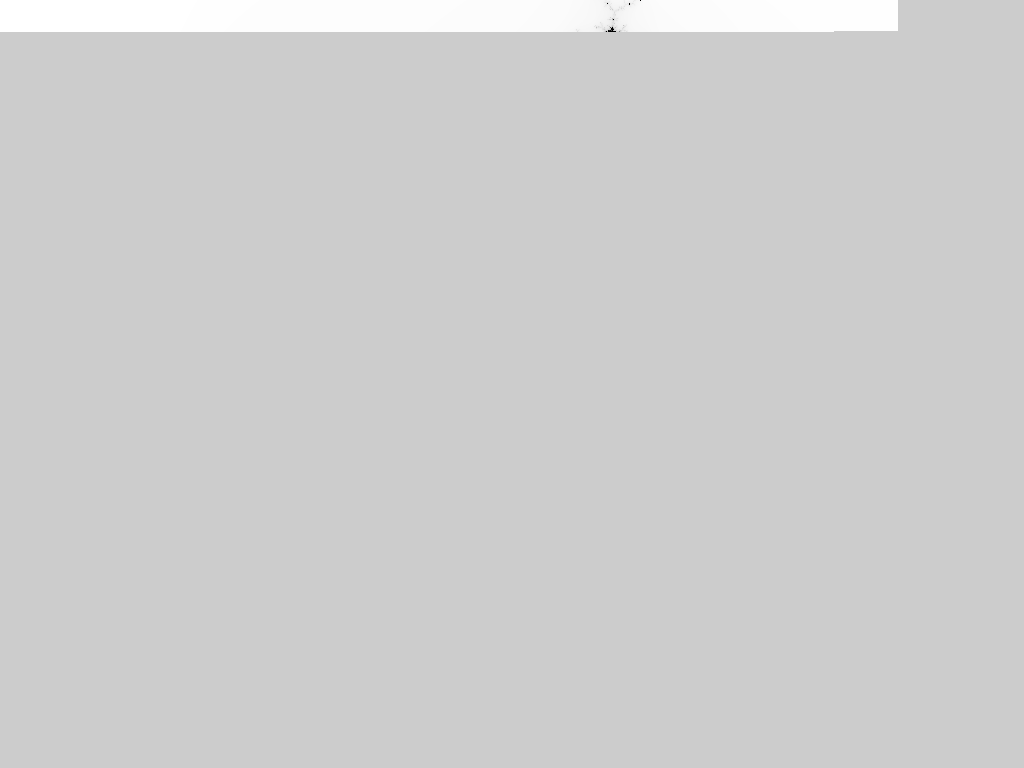
Frame 1 (no input)
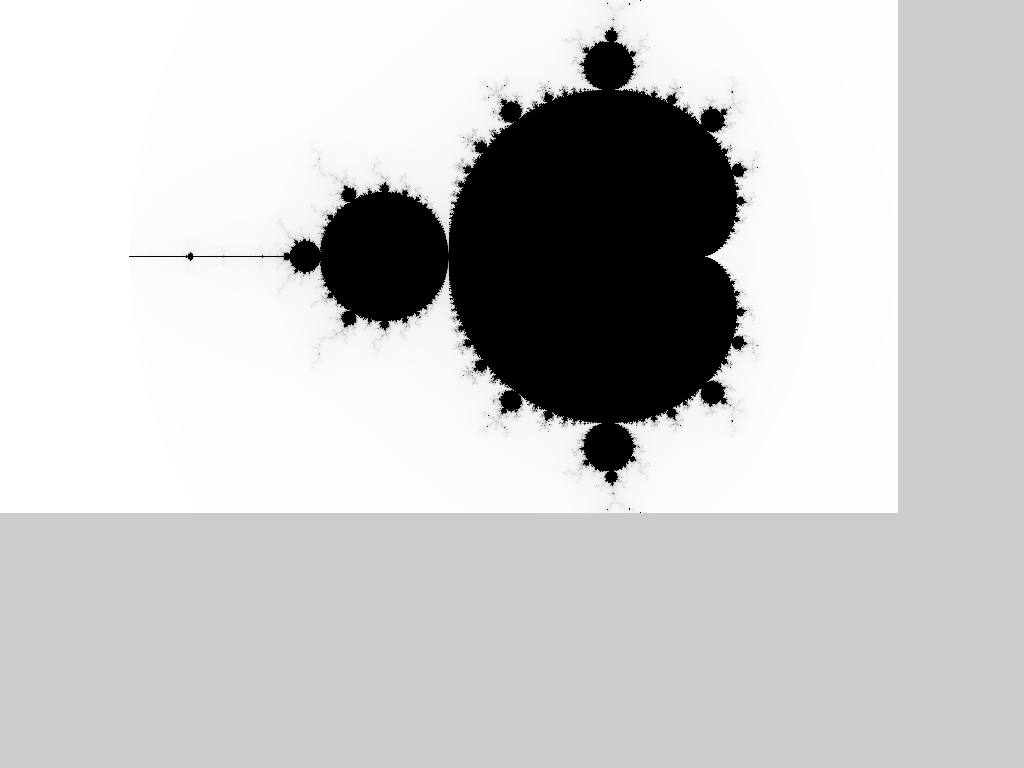
Frame 60 (the mouse pressed at the canvas centre just before this capture)
Frame 120 (the mouse held since frame 60 and released just before this capture): identical to frame 60, image omitted

The Processing sketch that drew these frames (run headless with seeded random() and noise(); from frame 60 on, the mouse is pressed at the canvas centre):

// Processing sketch: processing_162588
// ── processing_162588.pde

// Scale, pixel size, color contrast
final float fsc = 256, fsz = 1;
float sc = fsc, sz = fsz, cont = 1;

// Lower and Upper x and y bounds
float fxl, fxu, fyl, fyu;
float xl, xu, yl, yu;

// Constant real, constant imaginary, increment
final float fincr = 1/fsc;
float cr, ci, incr = fincr;

// Draws per second
float draws;

final long RNGesus = (long)random(10000);

int fractal = 0;
// 0 = mandelbrot
// 1 = julia
// 2 = julia test

boolean mouseJul = true;

void setup() {
  switch(fractal) {
  case 0:
    smand();
    break;
  case 1:
    sjul();
    break;
  case 2:
    sjul2();
    break;
  }
  // sets size
  // size(int(sc*sz*(xu-xl)), int(sc*sz*(yu-yl))));
  size(1024, 768);
  colorMode(HSB);
  noStroke();
  println("1");
}

void draw() {
  switch(fractal) {
  case 0:
    dmand();
    break;
  case 1:
    djul();
    break;
  case 2:
    djul2();
    break;
  }
}

void mouseClicked() {
  if (incr > 0.0000002) {
    float sx = mouseX/(sc*fsz)+xl;
    float sy = mouseY/(sc*fsz)+yl;
    float qx = (xu-xl)/4, qy = (yu-yl)/4;
    float nxl = sx - qx, nyl = sy - qy;
    if (nxl < fxl)
      nxl -= 2.5 + nxl;
    if (nxl+2*qx > fxu)
      nxl -= 1 - (nxl+2*qx);
    if (nyl < fyl)
      nyl -= 1 + nyl;
    if (nyl+2*qy > fyu)
      nyl -= 1 - (nyl+2*qy);

    xl = nxl;
    xu = nxl+2*qx;
    yl = nyl;
    yu = nyl+2*qy;
    cr = xl;
    ci = yl;
    incr /= 2;
    sc *= 2;
    background(128);
    //println(sx+"|"+sy);
    if (fractal == 1)
      sz *= 2;
  }
}

void keyPressed() {
  if (key == 'r' || key == 'R') {
    xl = fxl;
    xu = fxu;
    yl = fyl;
    yu = fyu;
    cr = xl;
    ci = yl;
    incr = fincr;
    sc = fsc;
    sz = fsz;
  }

  if (key == ' ') {
    mouseJul = !mouseJul;
    jr = mouseX/(sc*fsz)+xl;
    ji = mouseY/(sc*fsz)+yl;
    cr = xl;
    ci = yl;
  }
}

void sjul() {
  fxl = -2; 
  fxu = 2;
  fyl = -1.5; 
  fyu = 1.5;

  xl = fxl; 
  xu = fxu;
  yl = fyl; 
  yu = fyu;
}
void djul() {
  translate(sc*fsz*-xl, sc*fsz*-yl);
  background(255);
  randomSeed(RNGesus);
  julia(random(-1, 1), random(-1, 1), 16);
}

void julia(float x, float y, int it) {
  fill(0);
  rect(int(x*sc*fsz/2), int(y*sc*fsz/2), sz, sz);
  if (it > 1) {
    if (mouseJul) {
      jr = mouseX/(sc*fsz)+xl;
      ji = mouseY/(sc*fsz)+yl;
    }
    x -= jr;
    y -= ji;
    float tx = rf1(x, y);
    float ty = if1(x, y);
    julia(tx, ty, it-1);
    julia(-tx, -ty, it-1);
  }
}

float rf1(float a, float b) {
  return log(sqrt(sq(a)+sq(b)));
}

float if1(float a, float b) {
  return atan2(b, a);
}

float rf2(float a, float b) {
  return sqrt((a+sqrt(sq(a)+sq(b)))/2);
}

float if2(float a, float b) {
  return sign(b)*sqrt((-a+sqrt(sq(a)+sq(b)))/2);
}

float sign(float b) {
  if (b >= 0)
    return 1;
  else return -1;
}

void smand() {
  fxl = -2.5; 
  fxu = 1;
  fyl = -1; 
  fyu = 1;
  
  xl = fxl; 
  xu = fxu;
  yl = fyl; 
  yu = fyu;
  
  cr = xl; 
  ci = yl;
  
  draws = sq(sc*sz)*(xu-xl)*(yu-yl)/16;
}
void dmand() {
  translate(sc*sz*-xl, sc*sz*-yl);
  for (int i = 0; i < draws; i++)
    if (ci <= yu) {
      int iter = int(cont)*mandelbrot(0, 0, int(255/cont), 0);
      fill(256-iter/*, 255, 192*/);
      rect(int(cr*sc*sz), int(ci*sc*sz), sz, sz);
      if (cr <= xu)
        cr += incr;
      else {
        cr = xl;
        ci += incr;
      }
    }
}
int mandelbrot( float x, float y, int max, int it) {
  float sqx = x*x, sqy = y*y;
  if (it <= max && sqx+sqy < 4)
    return mandelbrot(sqx-sqy+cr, 2*x*y+ci, max, it+1);
  else 
    return it;
}

float jr = -0.621;
float ji = 0;

void sjul2() {
  fxl = -2; 
  fxu = 2;
  fyl = -1.5; 
  fyu = 1.5;

  xl = fxl; 
  xu = fxu;
  yl = fyl; 
  yu = fyu;

  cr = xl;
  ci = yl;

  draws = sq(sc*sz)*(xu-xl)*(yu-yl)/16;
}
void djul2() {
  translate(sc*sz*-xl, sc*sz*-yl);
  for (int i = 0; i < draws; i++)
    if (ci <= yu) {
      int iter = jul2(cr, ci, 256, 0, 2/*max(dist(cr, ci, 0, 0), 2.0)*/);
      fill((iter*16)%256/*, 255, 192*/);
      rect(int(cr*sc*sz), int(ci*sc*sz), sz, sz);
      if (cr <= xu)
        cr += incr;
      else {
        cr = xl;
        ci += incr;
      }
    }
}

int jul2(float x, float y, int max, int it, float range) {
  float sqx = x*x, sqy = y*y;
  if (it < max && dist(x, y, 0, 0) < range) {
    
    // z^2
    //float nx = x*x-y*y+jr;
    //float ny = 2*x*y+ji;
    
    // z^3
    //float nx = x*sqx-3*x*sqy+jr;
    //float ny = 3*sqx*y-sqy*y+ji;

    // e^z
    //float ex = exp(x);
    //float nx = ex*cos(y)+jr;
    //float ny = ex*sin(y)+ji;
    
    //ln(z)
    //float nx = dist(x, y, 0, 0)+jr;
    //float ny = atan2(y, x)+ji;
    
    //exp(z) works
    float ex = exp(sqx*x-3*sqy*x);
    float theta = 3*sqx*y-sqy*y;
    float nx = ex*cos(theta)+jr;
    float ny = ex*sin(theta)+ji;

    //float denom = 1/sq(sq(y-x*y)+sq(x+(sqy-sqx)/2));
    /*float nx = denom(- pow(x, 7)/24 +
      pow(x, 6)/24 - pow(2, 1) * pow(x, 5)/24 - 
      pow(x, 5)/24 + pow(2, 1) * pow(x, 4)/24 +
      pow(x, 4)/24 - pow(4, 1) * pow(x, 3)/24 - 
      pow(y, 2) * pow(x, 3)/24 - pow(x, 3)/24 +
      pow(y, 4) * pow(x, 2)/24 - pow(y, 6) * pow(x, 2)/24 + 
      pow(x, 2)/24 - pow(y, 1) * pow(x, 1)/24 -
      pow(y, 4) * pow(x, 1)/24 + pow(y, 2) * pow(x, 1)/24);
    */
    return jul2(nx, ny, max, it+1, range);
  }
  else return it;
}
